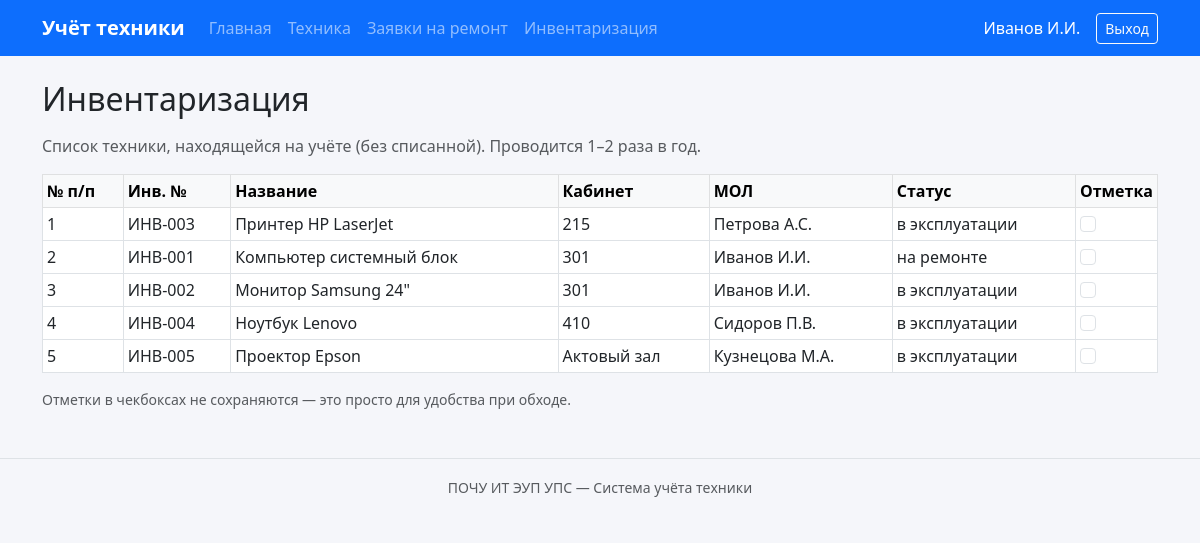
The page /inventory (signed in) on the database its author committed.
### app.py (models this page shows, shortened)
class User(db.Model):
    id = db.Column(db.Integer, primary_key=True)
    username = db.Column(db.String(80), unique=True, nullable=False)
    password_hash = db.Column(db.String(200), nullable=False)
    role = db.Column(db.String(20), default='user')  # admin или user
    full_name = db.Column(db.String(150))
    cabinet = db.Column(db.String(50))

class Equipment(db.Model):
    id = db.Column(db.Integer, primary_key=True)
    name = db.Column(db.String(200), nullable=False)
    inv_number = db.Column(db.String(50), unique=True, nullable=False)
    category = db.Column(db.String(100))  # компьютер, принтер, и т.д.
    cabinet = db.Column(db.String(50))
    responsible = db.Column(db.String(150))
    status = db.Column(db.String(50), default='в эксплуатации')  # в эксплуатации, на ремонте, списана
    purchase_date = db.Column(db.Date)
    notes = db.Column(db.Text)
    created_at = db.Column(db.DateTime, default=datetime.now)
    repair_requests = db.relationship('RepairRequest', backref='equipment', lazy=True)

### app.py (the view)
@app.route('/inventory')
@login_required
def inventory():
    user = get_current_user()
    items = Equipment.query.filter(Equipment.status != 'списана').order_by(Equipment.cabinet, Equipment.inv_number).all()
    return render_template('inventory.html', user=user, items=items)

### app.py (called while the page is built)
def login_required(f):
    from functools import wraps
    @wraps(f)
    def decorated(*args, **kwargs):
        if 'user_id' not in session:
            flash('Нужно войти в систему', 'warning')
            return redirect(url_for('login'))
        return f(*args, **kwargs)
    return decorated

def get_current_user():
    if 'user_id' in session:
        return User.query.get(session['user_id'])
    return None

### templates/inventory.html (shortened to what this page needs)
{% extends "base.html" %}
{% block content %}
<h2 class="mb-3">Инвентаризация</h2>
<p class="text-muted">Список техники, находящейся на учёте (без списанной). Проводится 1–2 раза в год.</p>
<div class="table-responsive">
    <table class="table table-sm table-bordered">
        <thead class="table-light">
            <tr>
                <th>№ п/п</th>
                <th>Инв. №</th>
                <th>Название</th>
                <th>Кабинет</th>
                <th>МОЛ</th>
                <th>Статус</th>
                <th>Отметка</th>
            </tr>
        </thead>
        <tbody>
            {% for item in items %}
            <tr>
                <td>{{ loop.index }}</td>
                <td>{{ item.inv_number }}</td>
                <td>{{ item.name }}</td>
                <td>{{ item.cabinet or '—' }}</td>
                <td>{{ item.responsible or '—' }}</td>
                <td>{{ item.status }}</td>
                <td style="width:80px"><input type="checkbox" class="form-check-input"></td>
            </tr>
            {% else %}
            <tr><td colspan="7" class="text-center text-muted">Нет техники</td></tr>
            {% endfor %}
        </tbody>
    </table>
</div>
<p class="text-muted small">Отметки в чекбоксах не сохраняются — это просто для удобства при обходе.</p>
{% endblock %}

### templates/base.html (shortened to what this page needs)
<!DOCTYPE html>
<html lang="ru">
<head>
    <link href="https://cdn.jsdelivr.net/npm/bootstrap@5.3.0/dist/css/bootstrap.min.css" rel="stylesheet">
    <link rel="stylesheet" href="{{ url_for('static', filename='css/style.css') }}">
</head>
<body>
    {% if user %}
    <nav class="navbar navbar-expand-lg navbar-dark bg-primary">
        <div class="container">
            <a class="navbar-brand" href="{{ url_for('index') }}">Учёт техники</a>
            <div class="collapse navbar-collapse" id="nav">
                <ul class="navbar-nav me-auto">
                    <li class="nav-item"><a class="nav-link" href="{{ url_for('index') }}">Главная</a></li>
                    <li class="nav-item"><a class="nav-link" href="{{ url_for('equipment_list') }}">Техника</a></li>
                    <li class="nav-item"><a class="nav-link" href="{{ url_for('repairs_list') }}">Заявки на ремонт</a></li>
                    <li class="nav-item"><a class="nav-link" href="{{ url_for('inventory') }}">Инвентаризация</a></li>
                </ul>
                <span class="navbar-text text-white me-3">
                    {{ user.full_name or user.username }}
                </span>
                <a href="{{ url_for('logout') }}" class="btn btn-outline-light btn-sm">Выход</a>
            </div>
        </div>
    </nav>
    {% endif %}
    <div class="container mt-4 mb-5">
        {% block content %}{% endblock %}
    </div>
    <footer class="text-center text-muted py-3 border-top">
        <small>ПОЧУ ИТ ЭУП УПС — Система учёта техники</small>
    </footer>
</body>
</html>

### static/css/style.css (style rules this page uses)
body { background-color: #f5f6fa; min-height: 100vh; }
.table th { font-weight: 600; white-space: nowrap; }
.navbar-brand { font-weight: 600; }
footer { margin-top: auto; }

### rows shown on the page
User: full_name "Иванов И.И."
Equipment: inv_number "ИНВ-003", name "Принтер HP LaserJet", cabinet "215", responsible "Петрова А.С.", status "в эксплуатации"
Equipment: inv_number "ИНВ-001", name "Компьютер системный блок", cabinet "301", responsible "Иванов И.И.", status "на ремонте"
Equipment: inv_number "ИНВ-002", name "Монитор Samsung 24\"", cabinet "301", responsible "Иванов И.И.", status "в эксплуатации"
Equipment: inv_number "ИНВ-004", name "Ноутбук Lenovo", cabinet "410", responsible "Сидоров П.В.", status "в эксплуатации"
Equipment: inv_number "ИНВ-005", name "Проектор Epson", cabinet "Актовый зал", responsible "Кузнецова М.А.", status "в эксплуатации"
